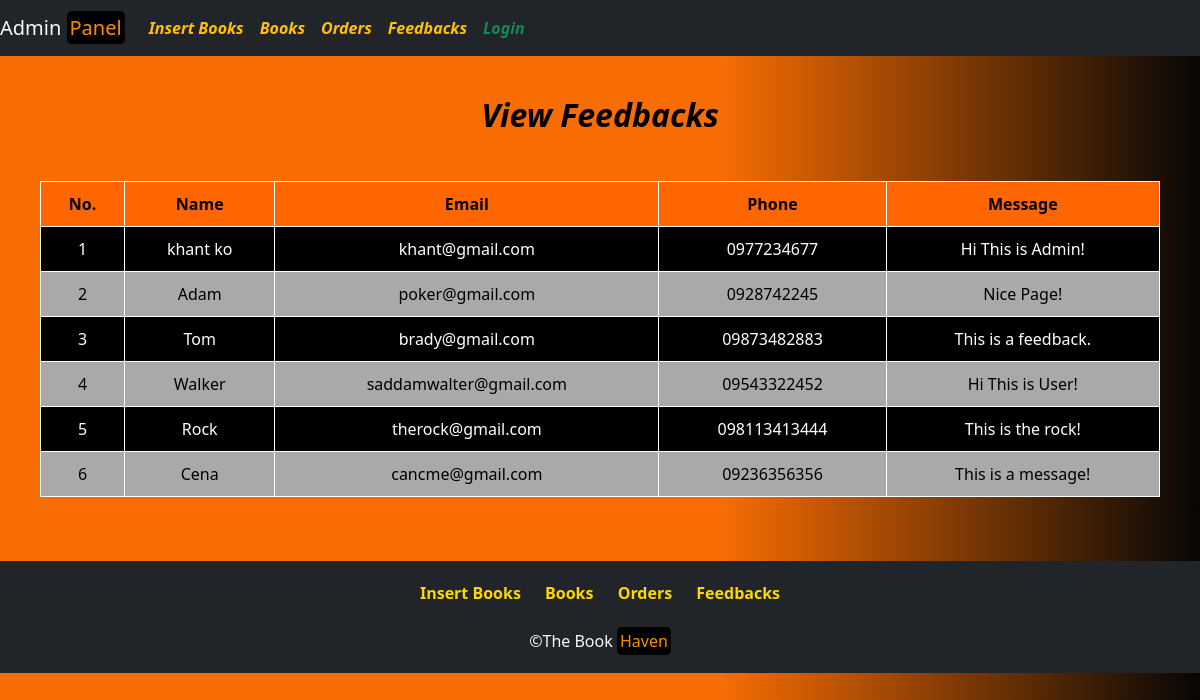
The app's page /admin/feedback.php with its own data.
### tables this page shows
CREATE TABLE IF NOT EXISTS `feedback` (
  `no` bigint(20) NOT NULL AUTO_INCREMENT,
  `username` varchar(50) NOT NULL,
  `email` varchar(50) NOT NULL,
  `phone` varchar(50) NOT NULL,
  `messages` varchar(50) NOT NULL,
  PRIMARY KEY (`no`)
);

### admin/feedback.php (the view, shortened to what this page needs)
<?php include("header.php"); ?>
<div id="fb-body">
    <h2 align="center"><b><i>View Feedbacks</br></br></b></i></h2>
    <table>
        <tr>
            <th>No.</th>
            <th>Name</th>
            <th>Email</th>
            <th>Phone</th>
            <th>Message</th>
        </tr>
        <?php
        include("connection.php");
        $sel = $con->query("SELECT * FROM feedback");
        while ($row = $sel->fetch_assoc()) {
            $id = $row['no'];
            $name = $row['username'];
            $email = $row['email'];
            $phone = $row['phone'];
            $mesg = $row['messages'];
        ?>
        <tr>
            <td><?php echo $id; ?></td>
            <td><?php echo $name; ?></td>
            <td><?php echo $email; ?></td>
            <td><?php echo $phone; ?></td>
            <td><?php echo $mesg; ?></td>
        </tr>
        <?php
        }
        ?>
    </table>
</div>
<?php include("footer.php"); ?>

### admin/style.css (style rules this page uses)
body { min-height: 100vh; margin: 0; padding: 0; }

### admin/feedback.php (style rules this page uses)
body { background: linear-gradient(90deg, rgba(247, 109, 2, 1) 60%, rgba(6, 6, 6, 1) 100%); color: #000; }
#fb-body { padding: 20px; margin: 20px; }
table { width: 100%; border-collapse: collapse; }
table, th, td { border: 1px solid #fff; }
th, td { padding: 10px; text-align: center; }
th { background-color: #f60; }
tr:nth-child(even) { background-color: black; color:white; }
tr:nth-child(odd) { background-color: darkgrey; color:black; }

### records on screen
feedback: no "1", username "khant ko", email "khant@gmail.com", phone "0977234677", messages "Hi This is Admin!"
feedback: no "2", username "Adam", email "poker@gmail.com", phone "0928742245", messages "Nice Page!"
feedback: no "3", username "Tom", email "brady@gmail.com", phone "09873482883", messages "This is a feedback."
feedback: no "4", username "Walker", email "saddamwalter@gmail.com", phone "09543322452", messages "Hi This is User!"
feedback: no "5", username "Rock", email "therock@gmail.com", phone "098113413444", messages "This is the rock!"
feedback: no "6", username "Cena", email "cancme@gmail.com", phone "09236356356", messages "This is a message!"
